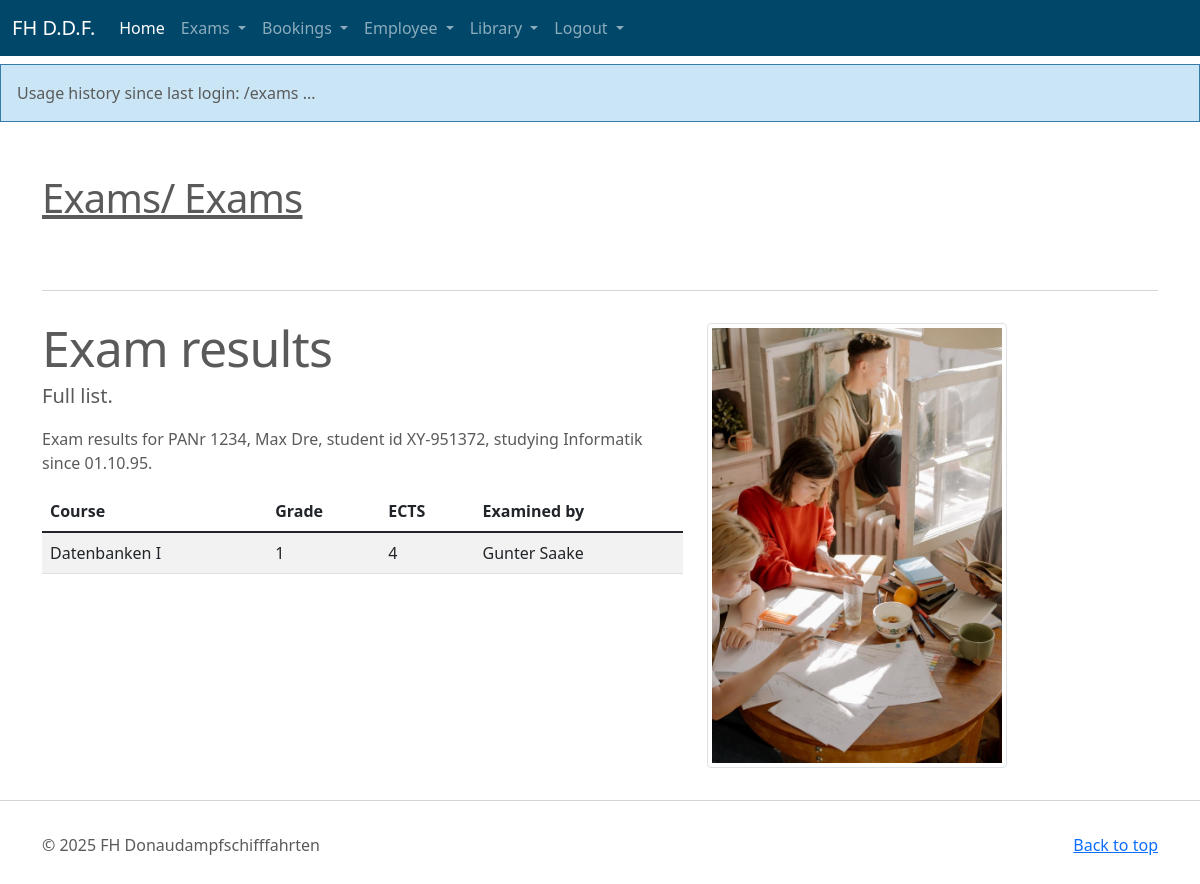
Page /exams (signed in) on the committed database.
### tables this page shows
CREATE TABLE "user" (
  id INTEGER PRIMARY KEY AUTOINCREMENT,
  username TEXT UNIQUE NOT NULL,
  password TEXT NOT NULL
);

CREATE TABLE "Personen" (
	"PANr" NUMBER(5),
	"Vorname" TEXT(50)
		CONSTRAINT nn_Personen_Vorname NOT NULL,
	"Nachname" TEXT(50)
		CONSTRAINT nn_Personen_Nachname NOT NULL,
	"PLZ" NUMBER(5),
	"Ort" TEXT(10),
	"Strasse" TEXT(10),
	"HNr" NUMBER(3),
	"GebDatum" INTEGER
		CONSTRAINT nn_Personen_GebDatum NOT NULL,
	CONSTRAINT pk_Personen PRIMARY KEY (PANr)
);

CREATE TABLE "Studenten" (
	"PANr" NUMBER(5),
	"Matrikelnummer" TEXT(20)
		CONSTRAINT unq_Studenten_Matrikelnummer UNIQUE
		CONSTRAINT nn_Studenten_Matrikelnummer NOT NULL,
	"Studienfach" TEXT(20),
	"Immatrikulationsdatum" INTEGER
		CONSTRAINT nn_Studenten_Immatr_datum NOT NULL,
	CONSTRAINT pk_Studenten PRIMARY KEY (PANr),
	CONSTRAINT fk_Studenten_Personen FOREIGN KEY (PANr) REFERENCES Personen (PANr)
		ON DELETE CASCADE
);

CREATE TABLE "prueft" (
	"PANr" NUMBER(5),
	"Matrikelnummer" TEXT(20),
	"V_Bezeichnung" TEXT(20),
	"Note" NUMBER
		CONSTRAINT nn_prueft_Note NOT NULL
		CONSTRAINT chk_prueft_Note CHECK (Note BETWEEN 1 and 5),
	CONSTRAINT pk_prueft PRIMARY KEY (PANr, Matrikelnummer, V_Bezeichnung),
	CONSTRAINT fk_prueft_Professoren FOREIGN KEY (PANr) REFERENCES Professoren (PANr) 
		ON DELETE CASCADE,
	CONSTRAINT fk_prueft_Studenten FOREIGN KEY (Matrikelnummer) REFERENCES Studenten (Matrikelnummer),
	CONSTRAINT fk_prueft_Vorlesungen FOREIGN KEY (V_Bezeichnung) REFERENCES Vorlesungen (V_Bezeichnung)
);

CREATE TABLE "Vorlesungen"(
	"V_Bezeichnung" TEXT(50),
	"SWS" NUMBER(2)
		CONSTRAINT chk_Vorlesungen_SWS CHECK (SWS > 0),
	"Semester" NUMBER(2)
		CONSTRAINT chk_Vorlesungen_Semester CHECK (Semester > 0),
	"Studiengang" TEXT(20),
	CONSTRAINT pk_Vorlesungen PRIMARY KEY (V_Bezeichnung)
);

### flask_auu/exams.py (the view)
@bp.route('/exams')
@login_required
def exams():
    session['history'] = session['history'] + "/exams\n ... "
    flash(session['history'])
    db = get_db()
    matrnrper = db.execute(
            'SELECT Vorname, Nachname, Matrikelnummer, Studienfach, Immatrikulationsdatum'
            ' FROM Studenten, Personen'
            ' WHERE Personen.PANr = Studenten.PANr and Personen.PANr = ? ', (g.user['username'],)
    ).fetchone()
    examlist = None
    if matrnrper is not None:
        examlist = db.execute(
            "SELECT (pe.vorname||' '||pe.nachname) Pruefer, v.V_Bezeichnung Vorlesung, Note, SWS ECTS"
            " FROM Prueft pr, Personen pe, Vorlesungen v"
            " WHERE pr.PAnr=pe.PAnr and pr.V_Bezeichnung=v.V_Bezeichnung"
            " and pr.Matrikelnummer = ?", (matrnrper['Matrikelnummer'],)
        ).fetchall()
    else:
        return render_template('guest/guest.html',)
    return render_template('exams/exams.html', matrnrper=matrnrper, examlist=examlist)

### flask_auu/auth.py (called while the page is built)
@bp.before_app_request
def load_logged_in_user():
    user_id = session.get('user_id')
    if session.get('history') is None:
        session['history'] = "Usage history since last login:\n"
    if user_id is None:
        g.user = None
    else:
        g.user = get_db().execute(
            'SELECT * FROM user WHERE id = ?', (user_id,)
        ).fetchone()

def login_required(view):
    @functools.wraps(view)
    def wrapped_view(**kwargs):
        if g.user is None:
            return redirect(url_for('auth.login'))
        return view(**kwargs)
    return wrapped_view

### flask_auu/db.py (called while the page is built)
def get_db():
        print('get_db(): before db is accessed...', flush=True)
        if 'db' not in g:
            g.db = sqlite3.connect(
                current_app.config['DATABASE'],
                detect_types=sqlite3.PARSE_DECLTYPES
            )
            g.db.row_factory = sqlite3.Row
        return g.db

### flask_auu/templates/exams/exams.html
{% extends 'base.html' %}
{% block content %}
<div class="container marketing">
    <div class="signpost"><h1>Exams/ Exams</h1></div>
    <hr class="featurette-divider">
    <div class="row featurette">
        <div class="col-md-7">
            <h2 class="featurette-heading">Exam results</h2>
            <p class="lead">Full list.</p>
         <p> Exam results for PANr {{ g.user['username'] }}, {{ matrnrper['vorname'] }} {{ matrnrper['nachname'] }}, student id {{ matrnrper['matrikelnummer'] }},
             studying {{ matrnrper['studienfach'] }} since {{ matrnrper['Immatrikulationsdatum'] }}. </p>
		<table class="table table-responsive table-striped table-hover">
			<thead>
				<tr>
					<th>Course</th>
					<th>Grade</th>
					<th>ECTS</th>
					<th>Examined by</th>
				</tr>
			</thead>
			<tbody>
            {% for entry in examlist %}
	        	<tr><td>{{ entry['Vorlesung'] }}</td><td>{{ entry['Note'] }}</td><td>{{ entry['ECTS'] }}</td><td>{{ entry['Pruefer'] }}</td></tr>
             {% endfor %}
			</tbody>
		</table>
        </div>
        <div class="col-md-5">
            <img class="img-fluid img-thumbnail" width="300" height="300" src="{{ url_for('static', filename='pics/students.jpg') }}"/>
        </div>
    </div>
</div>
{% endblock %}

### rows in the picture
user: user.username "1234"
Personen: vorname "Max", nachname "Dre"
Studenten: matrikelnummer "XY-951372", studienfach "Informatik", Immatrikulationsdatum "01.10.95"
prueft: Vorlesung "Datenbanken I", Note "1", ECTS "4", Pruefer "Gunter Saake"

### other values in the picture
{{ message }} "Usage history since last login: /exams ..."
